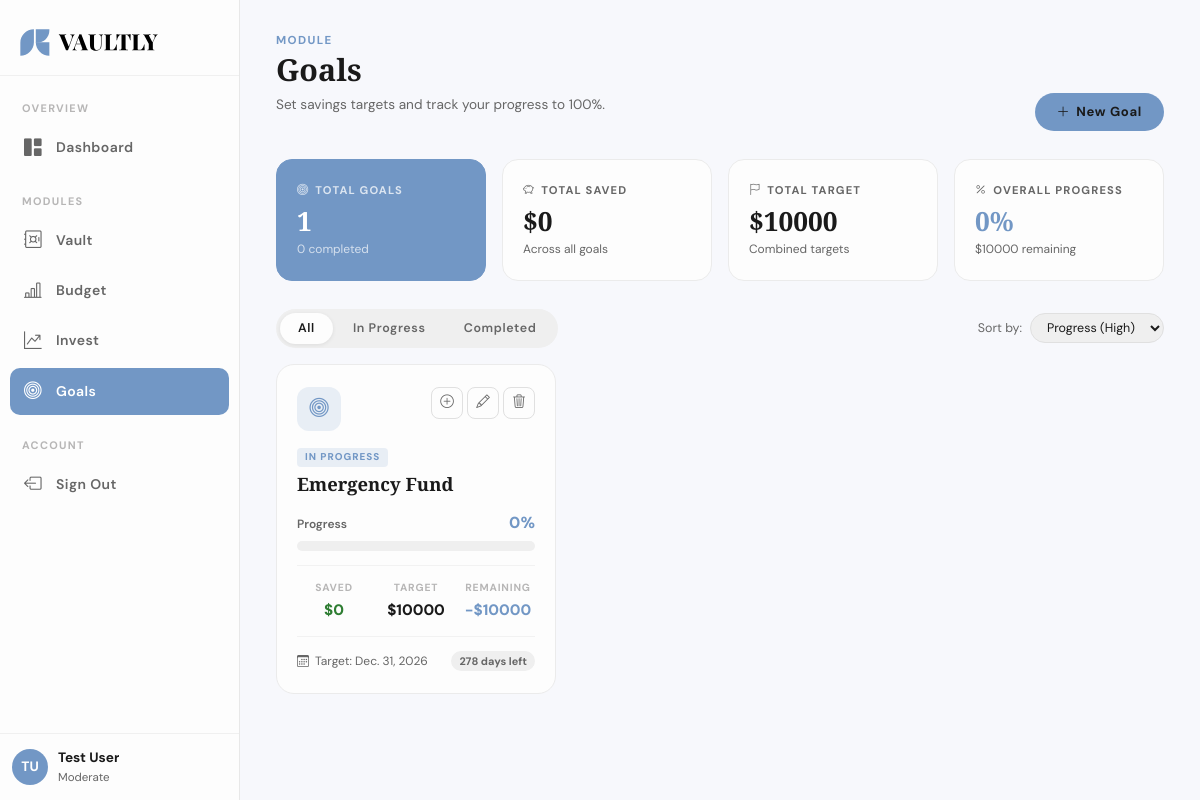
Page /goals/ (signed in) on the committed database.
### users/models.py (models this page shows, shortened)
class CustomUser(AbstractUser):
    email = models.EmailField(unique=True)

class UserProfile(BaseModel):
    class RiskTolerance(models.TextChoices):
        CONSERVATIVE = 'conservative', 'Conservative'
        MODERATE     = 'moderate',     'Moderate'
        AGGRESSIVE   = 'aggressive',   'Aggressive'
    RISK_DEFAULTS = {
        'conservative': Decimal('10.00'),
        'moderate':     Decimal('20.00'),
        'aggressive':   Decimal('30.00'),
    }
    user = models.OneToOneField(
        settings.AUTH_USER_MODEL,
        on_delete=models.CASCADE,
        related_name='profile'
    )
    risk_tolerance = models.CharField(
        max_length=20,
        choices=RiskTolerance.choices,
        default=RiskTolerance.MODERATE
    )
    custom_invest_percentage = models.DecimalField(
        max_digits=5,
        decimal_places=2,
        null=True,
        blank=True,
        help_text="Overrides risk tolerance suggestion. Leave blank to use default."
    )

### goals/models.py (models this page shows, shortened)
class Goal(BaseModel):
    user          = models.ForeignKey(
        settings.AUTH_USER_MODEL,
        on_delete=models.CASCADE,
        related_name='goals'
    )
    name          = models.CharField(max_length=200)
    target_amount = models.DecimalField(max_digits=14, decimal_places=2)
    target_date   = models.DateField()
    is_completed  = models.BooleanField(default=False)
    notes = models.TextField(blank=True)
    @property
    def days_remaining(self):
        from django.utils import timezone
        delta = self.target_date - timezone.now().date()
        return max(delta.days, 0)
    @property
    def progress_pct(self):
        return self.progress_percentage
    @property
    def remaining(self):
        return max(self.target_amount - self.total_contributed, Decimal('0'))
    @property
    def total_contributed(self):
        return sum(c.amount for c in self.contributions.all())
    @property
    def progress_percentage(self):
        if not self.target_amount:
            return Decimal('0.00')
        pct = (self.total_contributed / self.target_amount) * 100
        return min(pct, Decimal('100.00'))

### goals/views.py (the view)
# urls.py: path('',                        views.index,          name='index'),
@login_required
def index(request):
    goals = Goal.objects.filter(user=request.user).prefetch_related('contributions')
    total_goals       = goals.count()
    completed_count   = sum(1 for g in goals if g.is_completed)
    total_contributed = sum(g.total_contributed for g in goals) or Decimal('0')
    total_target      = sum(g.target_amount for g in goals) or Decimal('0')
    total_remaining   = sum(g.remaining for g in goals) or Decimal('0')
    overall_progress  = (total_contributed / total_target * 100) if total_target > 0 else 0
    completed_goals   = [g for g in goals if g.is_completed]
    return render(request, 'goals/goals.html', {
        'goals': goals,
        'total_goals': total_goals,
        'completed_count': completed_count,
        'total_contributed': total_contributed,
        'total_target': total_target,
        'total_remaining': total_remaining,
        'overall_progress': overall_progress,
        'completed_goals': completed_goals,
    })

### templates/goals/goals.html (shortened to what this page needs)
<!DOCTYPE html>
<html lang="en">
<head>
    <link href="https://cdn.jsdelivr.net/npm/bootstrap@5.3.8/dist/css/bootstrap.min.css" rel="stylesheet">
    <link href="https://cdn.jsdelivr.net/npm/bootstrap-icons@1.11.3/font/bootstrap-icons.min.css" rel="stylesheet">
    <link rel="stylesheet" href="../../static/css/app.css">
</head>
<body>
<div class="app-shell">
  <aside class="sidebar" id="sidebar">
    <div class="sidebar-logo-wrap">
      <img src="../../static/img/logo.svg" alt="Vaultly" class="sidebar-logo" id="sidebar-logo">
    </div>
    <ul class="sidebar-nav">
      <li class="sidebar-section-label">OVERVIEW</li>
      <li class="sidebar-nav-item active">
        <a href="{% url 'dashboard' %}">
          <i class="bi bi-grid-1x2-fill nav-icon"></i>
          <span class="nav-label">Dashboard</span>
        </a>
      </li>
      <li class="sidebar-section-label" style="margin-top:10px;">MODULES</li>
      <li class="sidebar-nav-item">
        <a href="{% url 'vault:index' %}">
          <i class="bi bi-safe nav-icon"></i>
          <span class="nav-label">Vault</span>
        </a>
      </li>
      <li class="sidebar-nav-item">
        <a href="{% url 'budget:index' %}">
          <i class="bi bi-bar-chart-line nav-icon"></i>
          <span class="nav-label">Budget</span>
        </a>
      </li>
      <li class="sidebar-nav-item">
        <a href="{% url 'invest:index' %}">
          <i class="bi bi-graph-up-arrow nav-icon"></i>
          <span class="nav-label">Invest</span>
        </a>
      </li>
      <li class="sidebar-nav-item">
        <a href="{% url 'goals:index' %}">
          <i class="bi bi-bullseye nav-icon"></i>
          <span class="nav-label">Goals</span>
        </a>
      </li>
      <li class="sidebar-section-label" style="margin-top:10px;">ACCOUNT</li>
      <li class="sidebar-nav-item">
        <a href="{% url 'logout' %}">
          <i class="bi bi-box-arrow-left nav-icon"></i>
          <span class="nav-label">Sign Out</span>
        </a>
      </li>
    </ul>
    <div class="sidebar-user">
      <div class="sidebar-user-avatar">
        {{ user.first_name|first|upper }}{{ user.last_name|first|upper }}
      </div>
      <div class="sidebar-user-info">
        <div class="sidebar-user-name">{{ user.get_full_name }}</div>
        <div class="sidebar-user-role">{{ user.profile.get_risk_tolerance_display }}</div>
      </div>
    </div>
  </aside>
  <main class="main-content">
    <div class="page-header">
      <div class="page-header-left">
        <div class="page-eyebrow">Module</div>
        <h1>Goals</h1>
        <p>Set savings targets and track your progress to 100%.</p>
      </div>
      <button class="btn-primary-vaultly" data-bs-toggle="modal" data-bs-target="#addGoalModal">
        <i class="bi bi-plus-lg"></i> New Goal
      </button>
    </div>
    <div class="kpi-grid" style="grid-template-columns: repeat(4,1fr); margin-bottom:28px;">
      <div class="kpi-card highlight">
        <div class="kpi-label"><i class="bi bi-bullseye"></i> Total Goals</div>
        <div class="kpi-value">{{ total_goals }}</div>
        <div class="kpi-sub">{{ completed_count }} completed</div>
      </div>
      <div class="kpi-card">
        <div class="kpi-label"><i class="bi bi-piggy-bank"></i> Total Saved</div>
        <div class="kpi-value">${{ total_contributed|floatformat:0 }}</div>
        <div class="kpi-sub">Across all goals</div>
      </div>
      <div class="kpi-card">
        <div class="kpi-label"><i class="bi bi-flag"></i> Total Target</div>
        <div class="kpi-value">${{ total_target|floatformat:0 }}</div>
        <div class="kpi-sub">Combined targets</div>
      </div>
      <div class="kpi-card">
        <div class="kpi-label"><i class="bi bi-percent"></i> Overall Progress</div>
        <div class="kpi-value" style="color:var(--blue);">{{ overall_progress|floatformat:0 }}%</div>
        <div class="kpi-sub">${{ total_remaining|floatformat:0 }} remaining</div>
      </div>
    </div>
    <div class="d-flex align-items-center justify-content-between mb-3 flex-wrap gap-2">
      <div class="filter-tabs">
        <button class="filter-tab active" onclick="setGoalFilter('all',this)">All</button>
        <button class="filter-tab" onclick="setGoalFilter('active',this)">In Progress</button>
        <button class="filter-tab" onclick="setGoalFilter('completed',this)">Completed</button>
      </div>
      <div class="d-flex align-items-center gap-2">
        <span style="font-size:0.78rem;color:var(--text-muted);">Sort by:</span>
        <select id="goal-sort" onchange="sortGoals()" style="border:1px solid #e0e0e0;border-radius:50px;padding:5px 12px;font-size:0.78rem;font-family:'DM Sans',sans-serif;background:var(--bg-muted);outline:none;color:var(--text-dark);">
          <option value="progress-desc">Progress (High)</option>
        </select>
      </div>
    </div>
    <div class="row g-4" id="goals-grid">
      {% for goal in goals %}
      <div class="col-lg-4 col-md-6 goal-col"
           data-status="{% if goal.is_completed %}completed{% else %}active{% endif %}"
           data-progress="{{ goal.progress_pct }}"
           data-deadline="{{ goal.target_date|date:'U' }}"
           data-amount="{{ goal.target_amount }}">
        <div class="goal-card {% if goal.is_completed %}goal-card-complete{% endif %}">
          <div class="goal-card-header">
            <div class="goal-card-icon {% if goal.is_completed %}complete{% endif %}">
              {% if goal.is_completed %}
                <i class="bi bi-trophy-fill"></i>
              {% else %}
                <i class="bi bi-bullseye"></i>
              {% endif %}
            </div>
            <div class="goal-card-actions">
              <button class="icon-btn" title="Log Contribution"
                      onclick="openContribute('{{ goal.id }}','{{ goal.name }}','{{ goal.target_amount }}','{{ goal.total_contributed }}')"
                      data-bs-toggle="modal" data-bs-target="#contributeModal"
                      {% if goal.is_completed %}disabled{% endif %}>
                <i class="bi bi-plus-circle"></i>
              </button>
              <button class="icon-btn" title="Edit Goal"
                      onclick="openEditGoal('{{ goal.id }}','{{ goal.name }}','{{ goal.target_amount }}','{{ goal.target_date }}')"
                      data-bs-toggle="modal" data-bs-target="#editGoalModal">
                <i class="bi bi-pencil"></i>
              </button>
              <button class="icon-btn danger" title="Delete Goal"
                      onclick="confirmDeleteGoal('{{ goal.id }}','{{ goal.name }}')"
                      data-bs-toggle="modal" data-bs-target="#deleteGoalModal">
                <i class="bi bi-trash3"></i>
              </button>
            </div>
          </div>
          <div style="margin-bottom:4px;">
            {% if goal.is_completed %}
            <span class="goal-complete-badge">&#10003; COMPLETED</span>
            {% else %}
            <span class="goal-active-badge">IN PROGRESS</span>
            {% endif %}
          </div>
          <h3 class="goal-card-name">{{ goal.name }}</h3>
          <div style="margin: 16px 0 8px;">
            <div style="display:flex;justify-content:space-between;align-items:baseline;margin-bottom:6px;">
              <span style="font-size:0.75rem;color:var(--text-muted);font-weight:600;">Progress</span>
              <span style="font-size:1rem;font-weight:800;color:{% if goal.is_completed %}#2e7d32{% else %}var(--blue){% endif %};">
                {{ goal.progress_pct|floatformat:0 }}%
              </span>
            </div>
            <div class="goal-progress-track" style="height:10px;">
            </div>
          </div>
          <div class="goal-card-stats">
            <div class="goal-stat">
              <div class="goal-stat-label">Saved</div>
              <div class="goal-stat-value" style="color:#2e7d32;">${{ goal.total_contributed|floatformat:0 }}</div>
            </div>
            <div class="goal-stat">
              <div class="goal-stat-label">Target</div>
              <div class="goal-stat-value">${{ goal.target_amount|floatformat:0 }}</div>
            </div>
            <div class="goal-stat">
              <div class="goal-stat-label">Remaining</div>
              <div class="goal-stat-value" style="color:{% if goal.is_completed %}#2e7d32{% else %}var(--blue){% endif %};">
                {% if goal.is_completed %}&#10003;{% else %}-${{ goal.remaining|floatformat:0 }}{% endif %}
              </div>
            </div>
          </div>
          <div class="goal-card-footer">
            <i class="bi bi-calendar3"></i>
            <span>Target: {{ goal.target_date }}</span>
            {% if not goal.is_completed %}
            <span class="goal-days-badge">{{ goal.days_remaining }} days left</span>
            {% endif %}
          </div>
        </div>
      </div>
      {% endfor %}
    </div>
  </main>
</div>
</body>
</html>

### templates/goals/goals.html (style rules this page uses)
.goal-card { background: var(--bg); border: 1px solid #ebebeb; border-radius: 18px; padding: 22px 20px; height: 100%; transition: box-shadow var(--transition), border-color var(--transition), transform var(--transition); }
.goal-card-header { display: flex; align-items: flex-start; justify-content: space-between; margin-bottom: 12px; }
.goal-card-icon { width: 44px; height: 44px; border-radius: 12px; background: var(--blue-dim); color: var(--blue); display: flex; align-items: center; justify-content: center; font-size: 1.2rem; }
.goal-card-actions { display: flex; gap: 4px; }
.goal-active-badge { display: inline-block; background: var(--blue-dim); color: var(--blue); font-size: 0.62rem; font-weight: 800; letter-spacing: 0.1em; padding: 2px 8px; border-radius: 4px; }
.goal-card-name { font-family: 'Playfair Display', serif; font-size: 1.15rem; font-weight: 700; color: var(--text-dark); margin: 6px 0 0; }
.goal-card-stats { display: grid; grid-template-columns: repeat(3, 1fr); gap: 8px; margin: 14px 0; padding: 14px 0; border-top: 1px solid #f2f2f2; border-bottom: 1px solid #f2f2f2; }
.goal-stat { text-align: center; }
.goal-stat-label { font-size: 0.65rem; font-weight: 700; letter-spacing: 0.08em; text-transform: uppercase; color: var(--text-subtle); margin-bottom: 4px; }
.goal-stat-value { font-size: 0.95rem; font-weight: 800; color: var(--text-dark); font-family: 'DM Sans', sans-serif; }
.goal-card-footer { display: flex; align-items: center; gap: 6px; font-size: 0.75rem; color: var(--text-muted); margin-top: 10px; }
.goal-days-badge { margin-left: auto; background: var(--bg-muted); color: var(--text-muted); font-size: 0.68rem; font-weight: 700; padding: 2px 8px; border-radius: 50px; }

### rows in the picture
CustomUser: first_name|first "T", last_name|first "U", get_full_name "Test User", profile.risk_tolerance "Moderate"
Goal: is_completed False (drawn), name "Emergency Fund", progress_pct "0", total_contributed "0", target_amount "10000", remaining "10000", target_date "Dec. 31, 2026", days_remaining "278"

### other values in the picture
{{ total_goals }} "1"
{{ completed_count }} "0"
{{ total_contributed|floatformat:0 }} "0"
{{ total_target|floatformat:0 }} "10000"
{{ overall_progress|floatformat:0 }} "0"
{{ total_remaining|floatformat:0 }} "10000"
